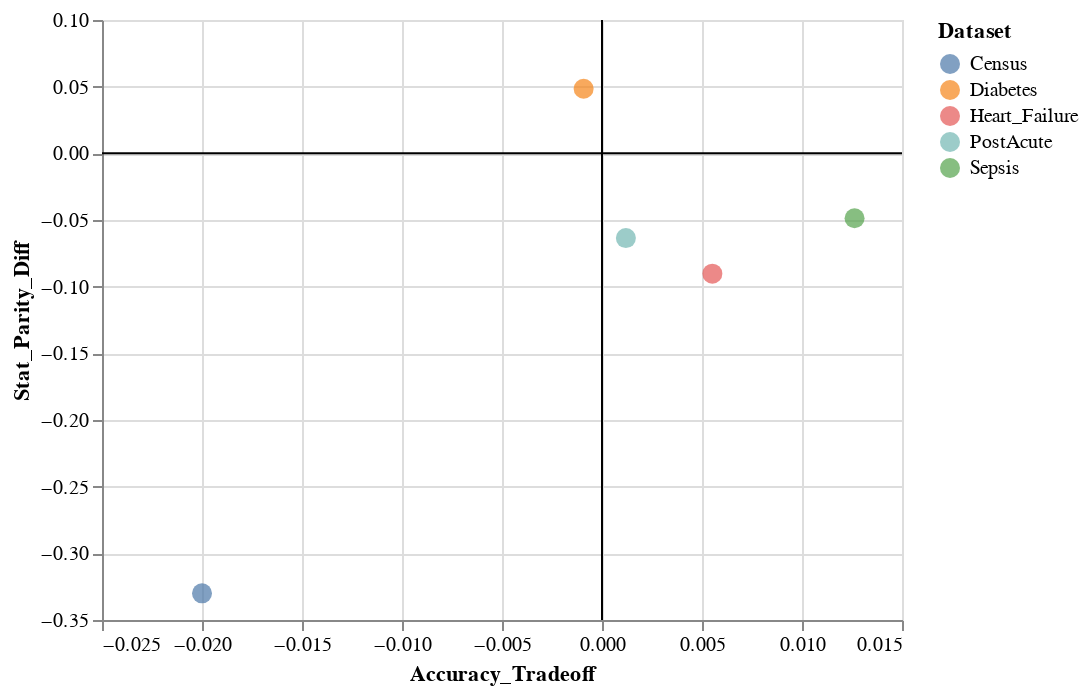

Notebook cell for this chart:
### Code cell
import altair as alt
Stat_Parity = alt.Chart(reweight_graph_df).mark_circle(size = circle_size).encode(
    alt.X("Accuracy_Tradeoff",
        scale=x_scale
    ),
    alt.Y('Stat_Parity_Diff',
        scale=y_scale
    ),
    color = "Dataset"
)

line = alt.Chart(pd.DataFrame({'Stat_Parity_Diff': [0]})).mark_rule().encode(y='Stat_Parity_Diff')
line2 = alt.Chart(pd.DataFrame({'Accuracy_Tradeoff': [0]})).mark_rule().encode(x='Accuracy_Tradeoff')

Stat_Parity = Stat_Parity + line + line2
Stat_Parity

### Figure 1 — Vega-Lite specification as saved in the notebook (floating-point values rounded to 4 significant figures)
{"config": {"view": {"continuousWidth": 400, "continuousHeight": 300}}, "layer": [{"data": {"name": "data-83a0fd6b26dad24c33a5d012d6766a7f"}, "mark": {"type": "circle", "size": 100}, "encoding": {"color": {"type": "nominal", "field": "Dataset"}, "x": {"type": "quantitative", "field": "Accuracy_Tradeoff", "scale": {"domain": [-0.022, 0.012]}}, "y": {"type": "quantitative", "field": "Stat_Parity_Diff", "scale": {"domain": [-0.35, 0.06]}}}}, {"data": {"name": "data-0bdbc692b4247d208d55589868fb94d8"}, "mark": "rule", "encoding": {"y": {"type": "quantitative", "field": "Stat_Parity_Diff"}}}, {"data": {"name": "data-b0ecc376719c7128cff837721978d59d"}, "mark": "rule", "encoding": {"x": {"type": "quantitative", "field": "Accuracy_Tradeoff"}}}], "$schema": "https://vega.github.io/schema/vega-lite/v4.8.1.json", "datasets": {"data-83a0fd6b26dad24c33a5d012d6766a7f": [{"Balanced_Accuracy": 0.5829, "Avg_Odd_Diff": -0.0848, "Disparate_Impact": 0.7939, "Stat_Parity_Diff": -0.09023, "Equal_Opp_Diff": -0.07243, "Theil_Index": 0.2638, "Dataset": "Heart_Failure", "Accuracy_Tradeoff": 0.005518}, {"Balanced_Accuracy": 0.6284, "Avg_Odd_Diff": 0.04636, "Disparate_Impact": 1.106, "Stat_Parity_Diff": 0.04844, "Equal_Opp_Diff": 0.05479, "Theil_Index": 0.2444, "Dataset": "Diabetes", "Accuracy_Tradeoff": -0.000918}, {"Balanced_Accuracy": 0.6981, "Avg_Odd_Diff": -0.03366, "Disparate_Impact": 0.8388, "Stat_Parity_Diff": -0.06357, "Equal_Opp_Diff": -0.005952, "Theil_Index": 0.07885, "Dataset": "PostAcute", "Accuracy_Tradeoff": 0.001195}, {"Balanced_Accuracy": 0.6585, "Avg_Odd_Diff": -0.09788, "Disparate_Impact": 0.8177, "Stat_Parity_Diff": -0.04869, "Equal_Opp_Diff": -0.1487, "Theil_Index": 0.06104, "Dataset": "Sepsis", "Accuracy_Tradeoff": 0.01263}, {"Balanced_Accuracy": null, "Avg_Odd_Diff": -0.19, "Disparate_Impact": 0.29, "Stat_Parity_Diff": -0.33, "Equal_Opp_Diff": -0.14, "Theil_Index": 0.08, "Dataset": "Census", "Accuracy_Tradeoff": -0.02}], "data-0bdbc692b4247d208d55589868fb94d8": [{"Stat_Parity_Diff": 0}], "data-b0ecc376719c7128cff837721978d59d": [{"Accuracy_Tradeoff": 0}]}}
